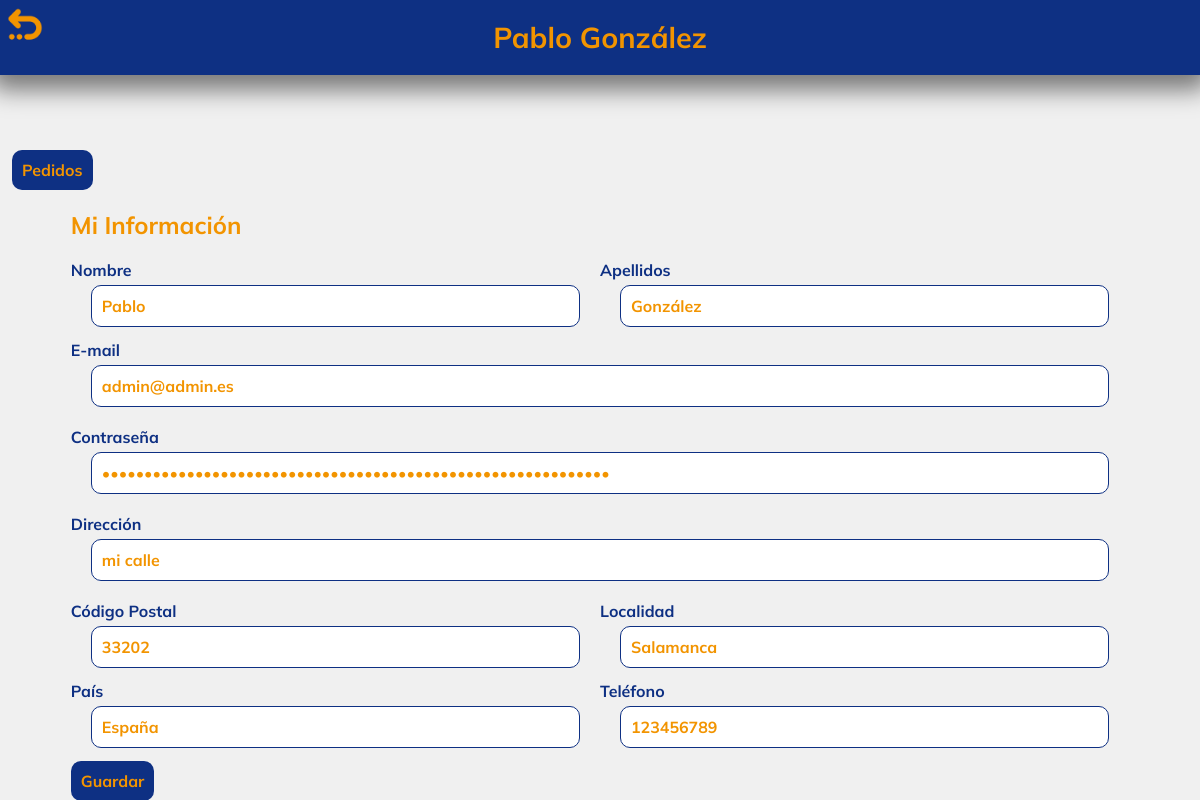
Screenshot of /api/user.php (signed in) with the database file from the repository.
### tables this page shows
CREATE TABLE `usuarios` (
  `id` int(11) NOT NULL,
  `name` varchar(50) NOT NULL,
  `surname` varchar(50) NOT NULL,
  `email` varchar(100) NOT NULL,
  `password` varchar(100) NOT NULL,
  `address` varchar(100) DEFAULT NULL,
  `postal_code` varchar(20) DEFAULT NULL,
  `location` varchar(50) DEFAULT NULL,
  `country` varchar(50) DEFAULT NULL,
  `phone` bigint(9) UNSIGNED DEFAULT NULL,
  `payment_method` varchar(50) DEFAULT NULL,
  `shipment_method` varchar(50) DEFAULT NULL,
  `role` tinyint(1) NOT NULL DEFAULT 1 CHECK (`role` in (0,1))
);

### api/user.php (the view, shortened to what this page needs)
<?php
$conn = connectDB();
$stmt = $conn->prepare("SELECT * FROM usuarios WHERE id = ?");
$stmt->execute([$_SESSION['id']]);
$user = $stmt->fetch(PDO::FETCH_ASSOC);
?>
<!DOCTYPE html>
<html lang="en">
<head>
    <link rel="stylesheet" href="../styles/style.css">
    <link rel="stylesheet" href="../styles/user.css">
</head>
<body>
<div class="header">
    <div class="title-container">
        <a href="../index.php"><img src="../assets/img/icons/goBack.png" alt="home"></a>
        <h1 class='title'><?= htmlspecialchars($user['name']); ?> <?= htmlspecialchars($user['surname']); ?></h1>
    </div>
</div>
<button id="mostrarPedidos">Pedidos</button>
<div id="user-info">
    <div class="section-title"><h2>Mi Información</h2></div>
    <form id="userForm" method="post">
        <div class="user-form">
            <div class="input-cont">
                <div class="name-cont">
                    <label for="name">Nombre</label>
                    <input type="text" id="name" name="name" placeholder="Nombre" value="<?= htmlspecialchars($user['name']); ?>" >
                </div>
                <div class="surname-cont">
                    <label for="surname">Apellidos</label>
                    <input type="text" id="surname" name="surname" placeholder="Apellidos" value="<?= htmlspecialchars($user['surname']); ?>" >
                </div>
            </div>
            <label for="email">E-mail</label>
            <input type="email" id="email" name="email" placeholder="E-mail" value="<?= htmlspecialchars($user['email']); ?>" >
            <label for="password">Contraseña</label>
            <input type="password" id="password" name="password" placeholder="Contraseña" value="<?= htmlspecialchars($user['password']); ?>">
            <label for="address">Dirección</label>
            <input type="text" id="address" name="address" placeholder="Dirección de envío" value="<?= htmlspecialchars($user['address']); ?>" >
            <div class="input-cont">
                <div class="pcode-cont">
                    <label for="postal_code">Código Postal</label>
                    <input type="text" id="postal_code" name="postal_code" placeholder="Código Postal" value="<?= htmlspecialchars($user['postal_code']); ?>" >
                </div>
                <div class="location-cont">
                    <label for="location">Localidad</label>
                    <input type="text" id="location" name="location" placeholder="Localidad" value="<?= htmlspecialchars($user['location']); ?>" >
                </div>
            </div>
            <div class="input-cont">
                <div class="country-cont">
                    <label for="country">País</label>
                    <input type="text" id="country" name="country" placeholder="Pais" value="<?= htmlspecialchars($user['country']); ?>" >
                </div>
                <div class="phone-cont">
                    <label for="phone">Teléfono</label>
                    <input type="text" id="phone" name="phone" placeholder="Teléfono" value="<?= htmlspecialchars($user['phone']); ?>" >
                </div>
            </div>
        </div>
        <button type="submit" id="place-order-btn">Guardar</button>
    </form>
</div>
</body>
</html>

### styles/style.css (style rules this page uses)
body { font-family: Mulish; background-color: #f0f0f0; width: 98%; margin: 0 auto; padding-top: 150px; }
h1 { color: #f29400; font-size: 2em; }
h2 { color: #f29400; font-size: 1.7em; }
img { width: 100px; border-radius: 20px; }
a { color: #f29400; text-decoration: none; transition: 0.3s ease-in-out; }
button { font-family: Mulish; font-size: 1.3em; padding: 10px; border-radius: 10px; border: none; background-color: #0e3083; color: #f29400; cursor: pointer; transition: 0.3s ease-in-out; }
label { color: #0e3083; margin:0; }
input { font-family: Mulish; color: #f29400; font-size: 1em; border-radius: 10px; margin: 20px; margin-top: 5px; padding: 10px; border: 1px solid #0e3083; border-radius: 10px; }
input::placeholder { color: #f29400; }
@media screen and (width < 1441px) { h1 { color: #f29400; font-size: 1.8em; } }
@media screen and (width < 1441px) { h2 { font-size: 1.5em; } }
@media screen and (width < 1441px) { button { font-size: 1em; } }

### styles/user.css (style rules this page uses)
.header { background-color: #f0f0f0; width: 100%; position: fixed; z-index: 1000; top: 0; left: 0; border-bottom-left-radius: 5px; border-bottom-right-radius: 5px; box-shadow: 0 5px 25px 10px rgba(0, 0, 0, 0.5); }
.title-container img { position: absolute; left: 0; top: 0; width: 50px; }
#user-info { margin: 0 auto; width: 90%; }
.user-form { margin-top: 20px; display: flex; flex-direction: column; justify-content: center; width: 100%; }
.user-form .input-cont { position: relative; display: flex; flex-direction: column; width: 100%; height: 80px; }
.name-cont { display: flex; flex-direction: column; position: absolute; left: 0; width: 50% }
.surname-cont { display: flex; flex-direction: column; position: absolute; right: 0; width: 50% }
.location-cont { display: flex; flex-direction: column; position: absolute; right: 0; width: 50%; }
.country-cont { display: flex; flex-direction: column; position: absolute; left: 0; width: 50%; }
.phone-cont { display: flex; flex-direction: column; position: absolute; right: 0; width: 50%; }

### rows the page displays
usuarios: name "Pablo", surname "González", email "admin@admin.es", address "mi calle", postal_code "33202", location "Salamanca", country "España", phone "123456789"
